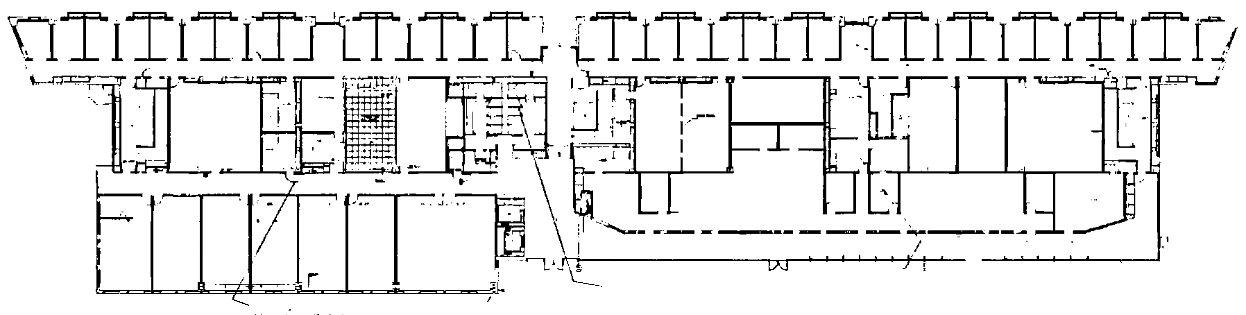
#> input picture cv-floorplan/SkeletonTrace/reassembled_E2_2.png, 1246 x 315 px
$ jupyter execute test.ipynb
#> lines starting #> are read from the running program, lines starting #| are printed output that depends on the picture; after the words box and inside, x2 and y2 are one past the last pixel; in counts of white or black regions, pixels touching at a corner belong together
[cell 1]
import numpy as np
import matplotlib.pyplot as plt
import cv2
from scipy.optimize import minimize
from scipy.ndimage import map_coordinates

img = cv2.imread('reassembled_E2_2.png', cv2.IMREAD_GRAYSCALE)
#> img is the input picture: shape (315, 1246); min 0, max 255, mean 231
img = ((img>100)*255).astype('uint8')
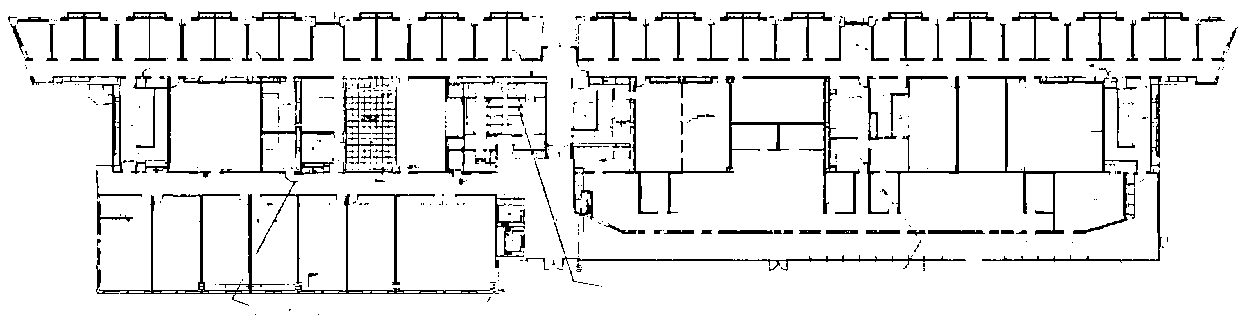
#> img: shape (315, 1246); 91.1% white; 434 black regions (314 under 20 px), largest, box (x1, y1, x2, y2) and area: (885, 76, 1138, 235) 3077, (602, 76, 860, 214) 2886, (96, 194, 499, 306) 2583
n = 20

img = cv2.dilate(img, np.ones((n+5,n+5)))
#> img: shape (315, 1246); every value is 255
img = cv2.blur(img, (n+1,n+1))

[cell 2]
def get_points_on_line(x):
    p = x[:2].reshape(-1,1)
    q = x[2:].reshape(-1,1)
    t = np.linspace(0,1,10**3)
    coords = t*p+(1-t)*q
    length = np.linalg.norm(p-q)
    values = (map_coordinates(img, coords, prefilter=False)-255*9/10)
#> values = 1000 values from -229.5 to 25.5
    value = values.mean()
#> value = -164.2
    return -value*length

res = minimize(get_points_on_line, [250,200,500,700], method = 'Nelder-Mead')
#> res = 8 items

[cell 3]
x = res.x
#> x = [2e-06, 475.4, 305.9, 3.72e-07]
p = x[:2].reshape(-1,1)
#> p = [2e-06, 475.4]
q = x[2:].reshape(-1,1)
#> q = [305.9, 3.72e-07]
t = np.linspace(0,1,10**3)
coords = t*p+(1-t)*q

plt.imshow(img, cmap='gray')
plt.plot(coords[1], coords[0])
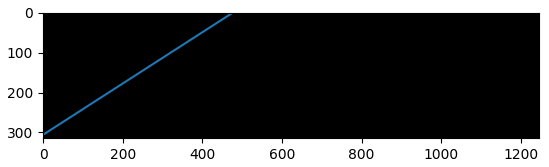
#> figure drawn by matplotlib, 1 panel

$ run again, with cv-floorplan/SkeletonTrace/inverted_skeleton_image.png copied over cv-floorplan/SkeletonTrace/reassembled_E2_2.png
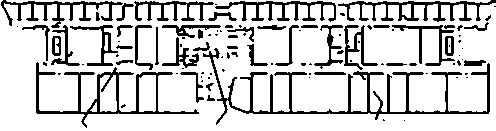
#> input picture cv-floorplan/SkeletonTrace/inverted_skeleton_image.png, 496 x 131 px
#> values = 1000 values from -229.5 to -229.5
#> value = -229.5
#> res = 8 items
#> x = [388.6, 312.3, 388.6, 312.3]
#> `p = x[:2].reshape(-1,1)`: p = [388.6, 312.3]
#> `[cell 3] x = res.x p = x[:2].reshape(-1,1) q = x[2:].reshape(-1,1) t =..`:
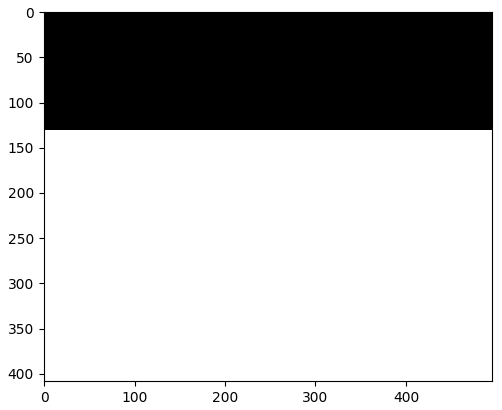
#> figure drawn by matplotlib, 1 panel
